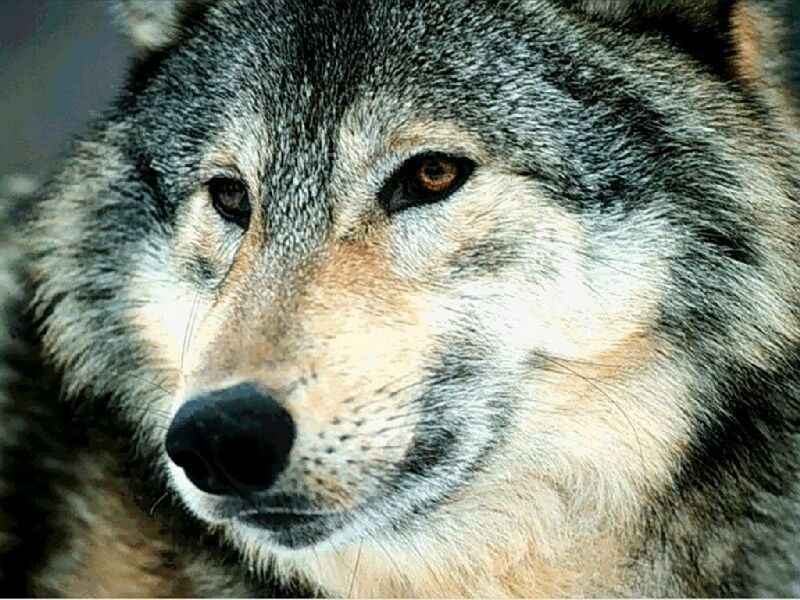
#> input picture New folder/Computer Vision/nature.jpg, 800 x 600 px
$ jupyter execute Untitled.ipynb
#> lines starting #> are read from the running program, lines starting #| are printed output that depends on the picture
[cell 1]
from PIL import Image

[cell 2]
img = Image.open("nature.jpg")
#> img is the input picture: PIL image 800x600 RGB; mean R, G, B 122.9, 130.1, 116.4

[cell 3]
greyscale = img.convert("L")
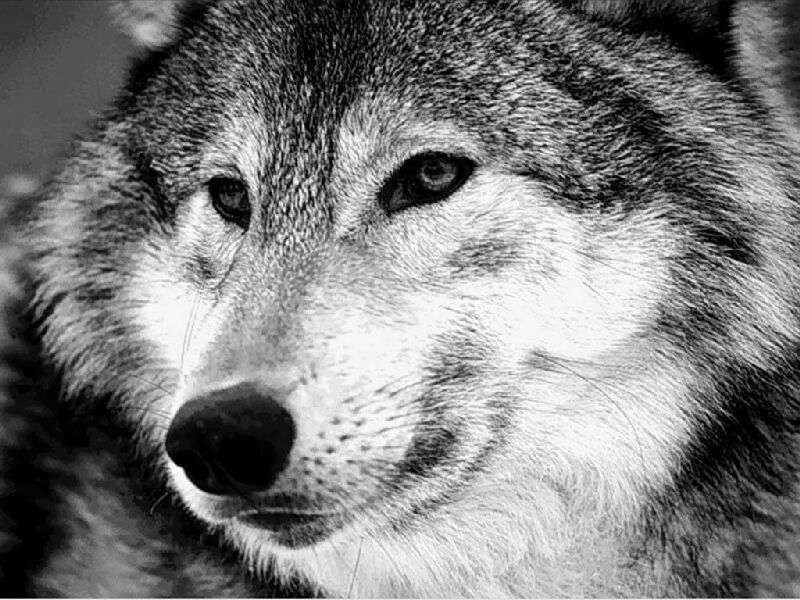
#> greyscale: PIL image 800x600 L; min 0, max 255, mean 126.4


$ run again, with New folder/Computer Vision/Koala.jpg copied over New folder/Computer Vision/nature.jpg
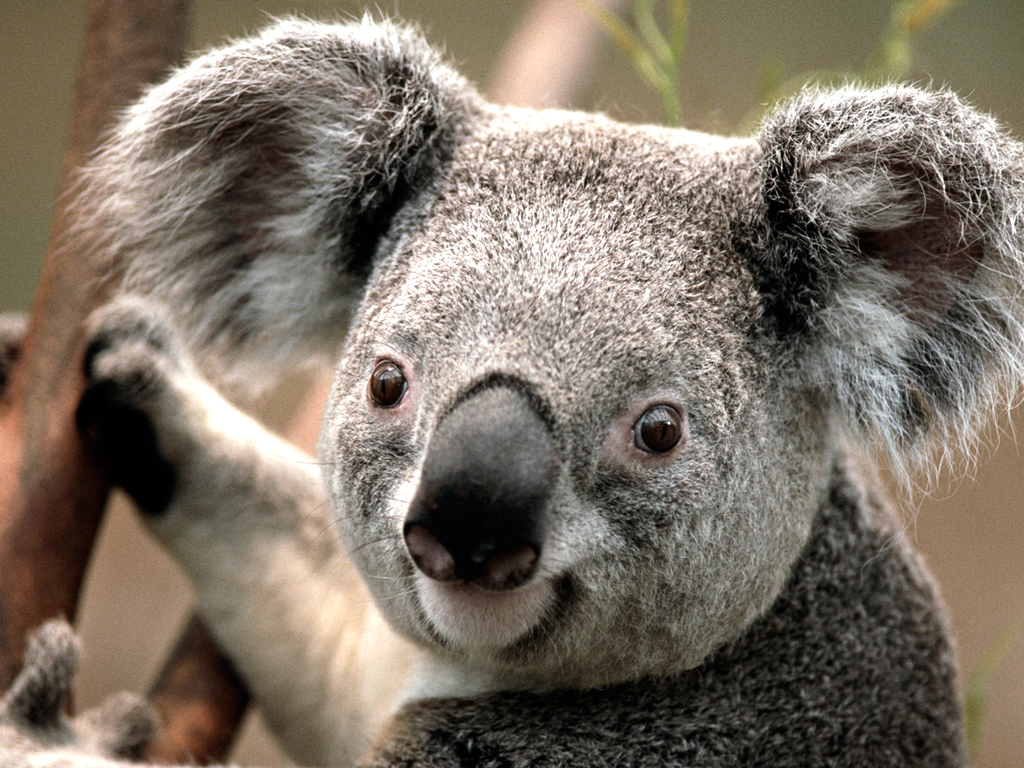
#> input picture New folder/Computer Vision/Koala.jpg, 1024 x 768 px
#> img is the input picture: PIL image 1024x768 RGB; mean R, G, B 125.4, 114.7, 102
#> `greyscale = img.convert("L")`:
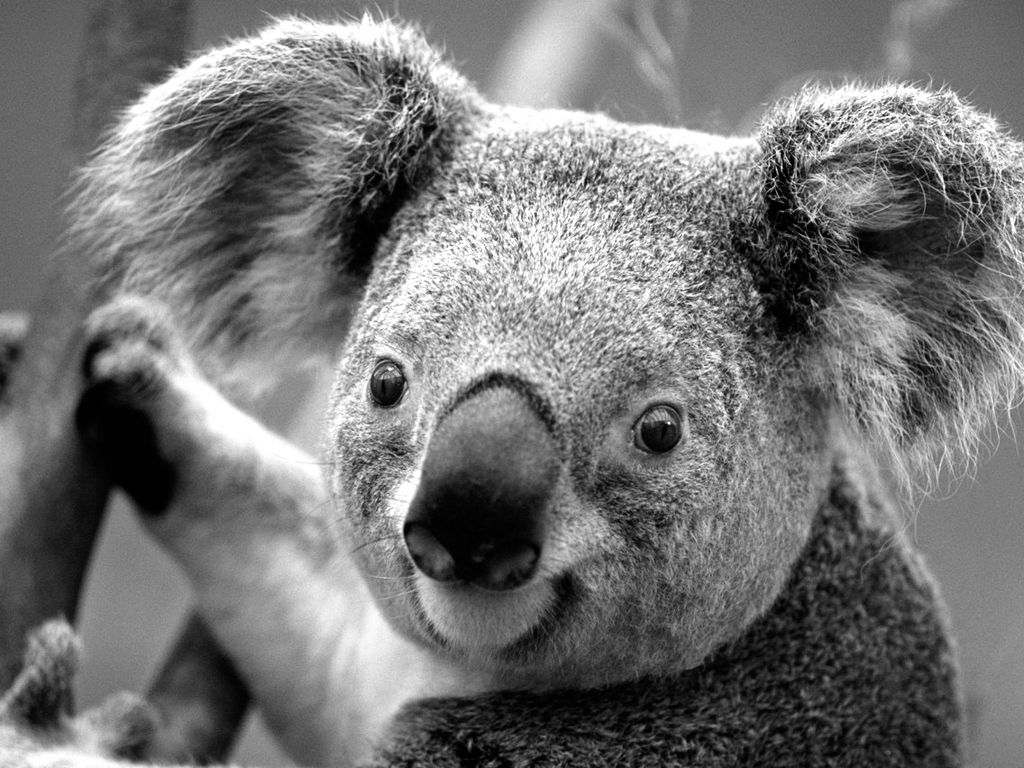
#> greyscale: PIL image 1024x768 L; min 0, max 255, mean 116.5

$ run again, with New folder/Computer Vision/animal.jpg copied over New folder/Computer Vision/nature.jpg
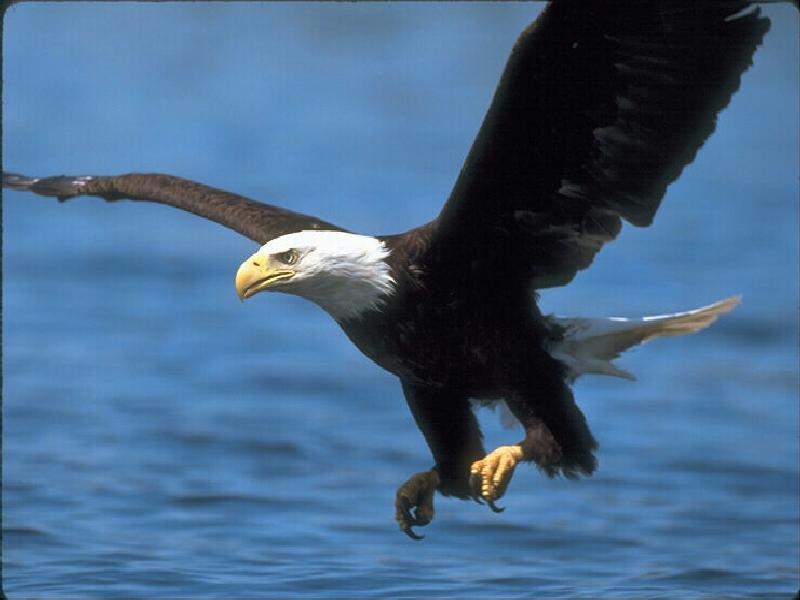
#> input picture New folder/Computer Vision/animal.jpg, 800 x 600 px
#> img is the input picture: PIL image 800x600 RGB; mean R, G, B 70.9, 104.1, 138.4
#> `greyscale = img.convert("L")`:
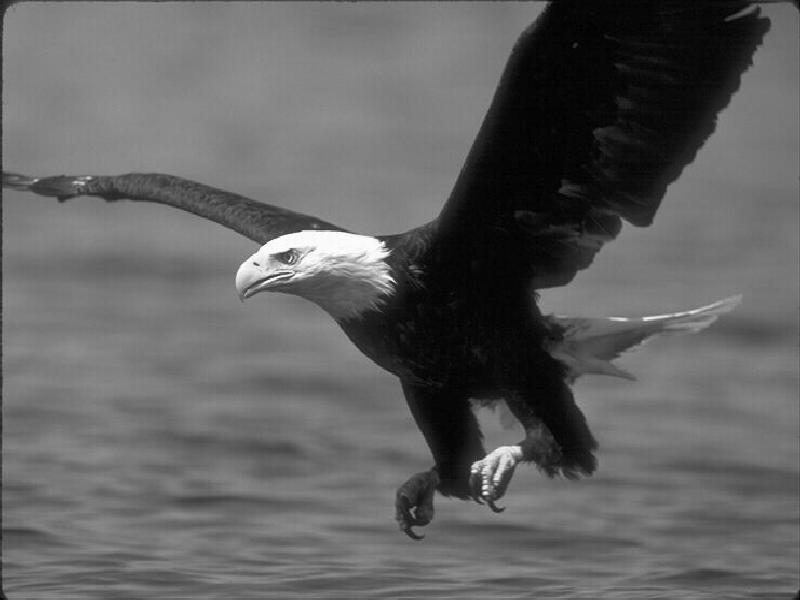
#> greyscale: PIL image 800x600 L; min 0, max 255, mean 98.1
